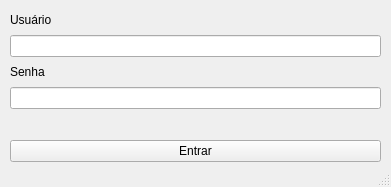
<?xml version="1.0" encoding="UTF-8"?>
<ui version="4.0">
 <class>MainWindow</class>
 <widget class="QMainWindow" name="MainWindow">
  <property name="geometry">
   <rect>
    <x>0</x>
    <y>0</y>
    <width>391</width>
    <height>187</height>
   </rect>
  </property>
  <property name="windowTitle">
   <string>Login</string>
  </property>
  <widget class="QWidget" name="centralwidget">
   <widget class="QWidget" name="layoutWidget">
    <property name="geometry">
     <rect>
      <x>10</x>
      <y>10</y>
      <width>371</width>
      <height>152</height>
     </rect>
    </property>
    <layout class="QVBoxLayout" name="verticalLayout">
     <item>
      <widget class="QLabel" name="label">
       <property name="text">
        <string>Usuário</string>
       </property>
      </widget>
     </item>
     <item>
      <widget class="QLineEdit" name="lineEdit_login"/>
     </item>
     <item>
      <widget class="QLabel" name="label_2">
       <property name="text">
        <string>Senha</string>
       </property>
      </widget>
     </item>
     <item>
      <widget class="QLineEdit" name="lineEdit_senha">
       <property name="echoMode">
        <enum>QLineEdit::Password</enum>
       </property>
      </widget>
     </item>
     <item>
      <widget class="QLabel" name="label_3">
       <property name="text">
        <string/>
       </property>
      </widget>
     </item>
     <item>
      <widget class="QPushButton" name="pushButton_entrar">
       <property name="text">
        <string>Entrar</string>
       </property>
      </widget>
     </item>
    </layout>
   </widget>
  </widget>
  <widget class="QStatusBar" name="statusbar"/>
  <action name="actionBanco_de_Dados">
   <property name="text">
    <string>Banco de Dados</string>
   </property>
  </action>
  <action name="actionAdministra_o">
   <property name="text">
    <string>Administração</string>
   </property>
  </action>
 </widget>
 <resources/>
 <connections/>
</ui>
